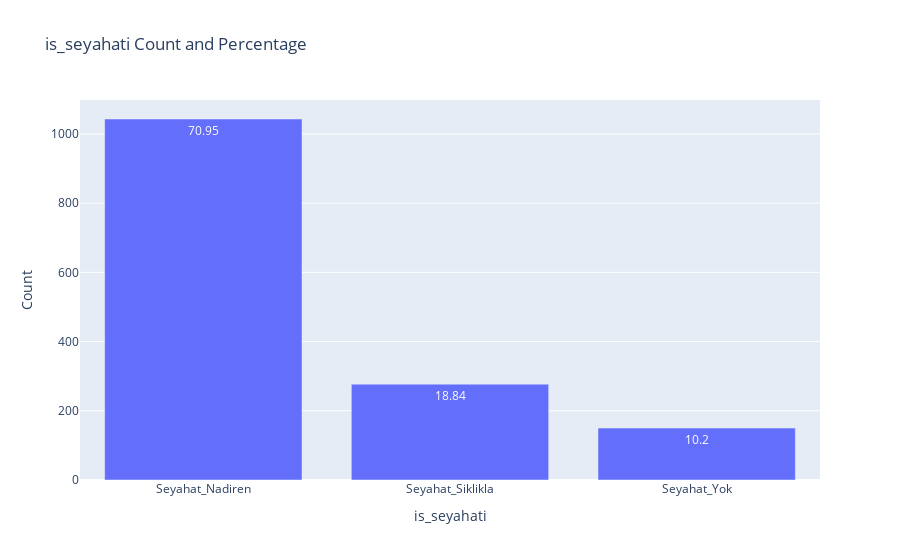
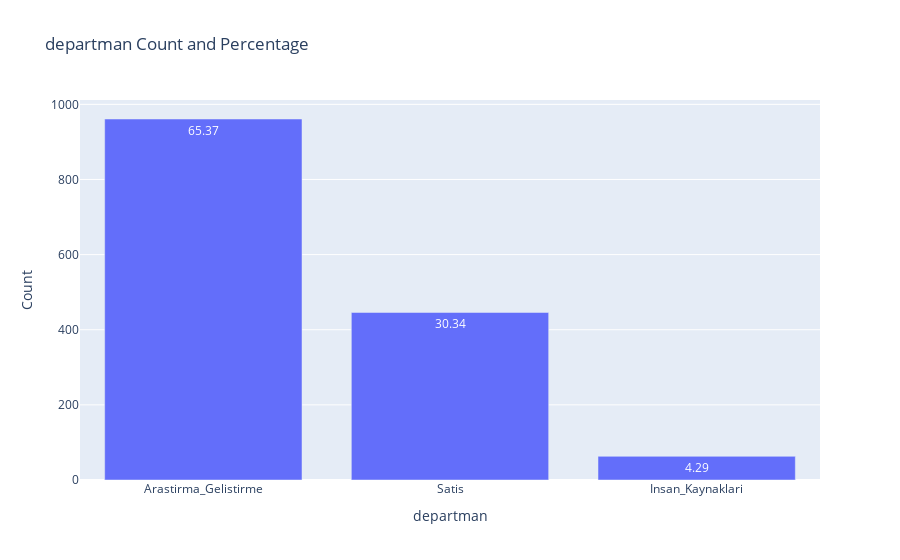
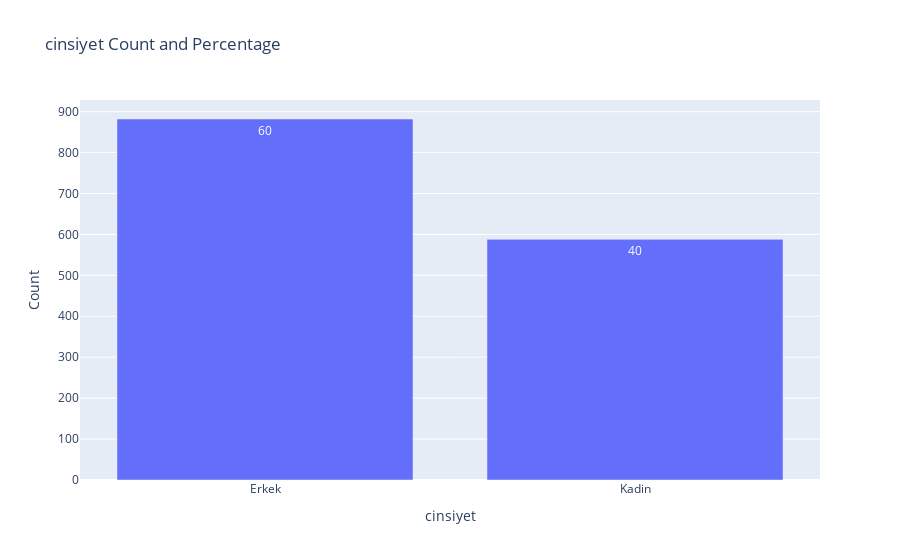
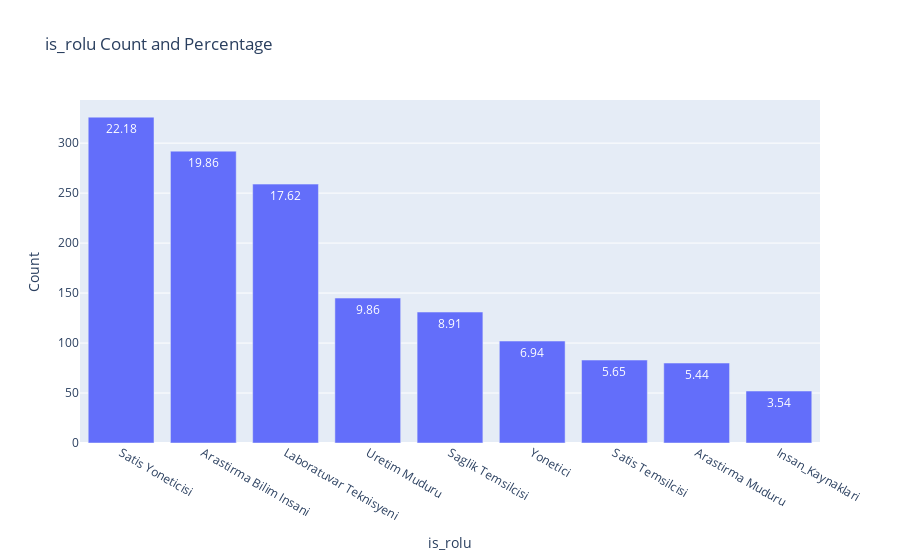

The cell these charts' notebook holds for them, in order:
### Markdown cell above
# **Kategorik Değişken Analizi**

### Code cell
for col in cat_cols:
    cat_summary_plotly(df, col)

### Figure 1 — Plotly figure (JSON) as saved in the notebook; plotly's stock layout.template omitted (floating-point values rounded to 4 significant figures)
{"data": [{"alignmentgroup": "True", "hovertemplate": "is_seyahati=%{x}<br>Count=%{y}<br>Percentage=%{text}<extra></extra>", "legendgroup": "", "marker": {"color": "#636efa", "pattern": {"shape": ""}}, "name": "", "offsetgroup": "", "orientation": "v", "showlegend": false, "text": [70.95, 18.84, 10.2], "textposition": "auto", "type": "bar", "x": ["Seyahat_Nadiren", "Seyahat_Siklikla", "Seyahat_Yok"], "xaxis": "x", "y": [1043, 277, 150], "yaxis": "y"}], "layout": {"barmode": "relative", "legend": {"tracegroupgap": 0}, "title": {"text": "is_seyahati Count and Percentage"}, "xaxis": {"anchor": "y", "domain": [0, 1], "title": {"text": "is_seyahati"}}, "yaxis": {"anchor": "x", "domain": [0, 1], "title": {"text": "Count"}}}}

### Figure 2 — Plotly figure (JSON) as saved in the notebook; plotly's stock layout.template omitted (floating-point values rounded to 4 significant figures)
{"data": [{"alignmentgroup": "True", "hovertemplate": "departman=%{x}<br>Count=%{y}<br>Percentage=%{text}<extra></extra>", "legendgroup": "", "marker": {"color": "#636efa", "pattern": {"shape": ""}}, "name": "", "offsetgroup": "", "orientation": "v", "showlegend": false, "text": [65.37, 30.34, 4.29], "textposition": "auto", "type": "bar", "x": ["Arastirma_Gelistirme", "Satis", "Insan_Kaynaklari"], "xaxis": "x", "y": [961, 446, 63], "yaxis": "y"}], "layout": {"barmode": "relative", "legend": {"tracegroupgap": 0}, "title": {"text": "departman Count and Percentage"}, "xaxis": {"anchor": "y", "domain": [0, 1], "title": {"text": "departman"}}, "yaxis": {"anchor": "x", "domain": [0, 1], "title": {"text": "Count"}}}}

### Figure 3 — Plotly figure (JSON) as saved in the notebook; plotly's stock layout.template omitted (floating-point values rounded to 4 significant figures)
{"data": [{"alignmentgroup": "True", "hovertemplate": "cinsiyet=%{x}<br>Count=%{y}<br>Percentage=%{text}<extra></extra>", "legendgroup": "", "marker": {"color": "#636efa", "pattern": {"shape": ""}}, "name": "", "offsetgroup": "", "orientation": "v", "showlegend": false, "text": [60, 40], "textposition": "auto", "type": "bar", "x": ["Erkek", "Kadin"], "xaxis": "x", "y": [882, 588], "yaxis": "y"}], "layout": {"barmode": "relative", "legend": {"tracegroupgap": 0}, "title": {"text": "cinsiyet Count and Percentage"}, "xaxis": {"anchor": "y", "domain": [0, 1], "title": {"text": "cinsiyet"}}, "yaxis": {"anchor": "x", "domain": [0, 1], "title": {"text": "Count"}}}}

### Figure 4 — Plotly figure (JSON) as saved in the notebook; plotly's stock layout.template omitted (floating-point values rounded to 4 significant figures)
{"data": [{"alignmentgroup": "True", "hovertemplate": "is_rolu=%{x}<br>Count=%{y}<br>Percentage=%{text}<extra></extra>", "legendgroup": "", "marker": {"color": "#636efa", "pattern": {"shape": ""}}, "name": "", "offsetgroup": "", "orientation": "v", "showlegend": false, "text": [22.18, 19.86, 17.62, 9.86, 8.91, 6.94, 5.65, 5.44, 3.54], "textposition": "auto", "type": "bar", "x": ["Satis Yoneticisi", "Arastirma Bilim Insani", "Laboratuvar Teknisyeni", "Uretim Muduru", "Saglik Temsilcisi", "Yonetici", "Satis Temsilcisi", "Arastirma Muduru", "Insan_Kaynaklari"], "xaxis": "x", "y": [326, 292, 259, 145, 131, 102, 83, 80, 52], "yaxis": "y"}], "layout": {"barmode": "relative", "legend": {"tracegroupgap": 0}, "title": {"text": "is_rolu Count and Percentage"}, "xaxis": {"anchor": "y", "domain": [0, 1], "title": {"text": "is_rolu"}}, "yaxis": {"anchor": "x", "domain": [0, 1], "title": {"text": "Count"}}}}
